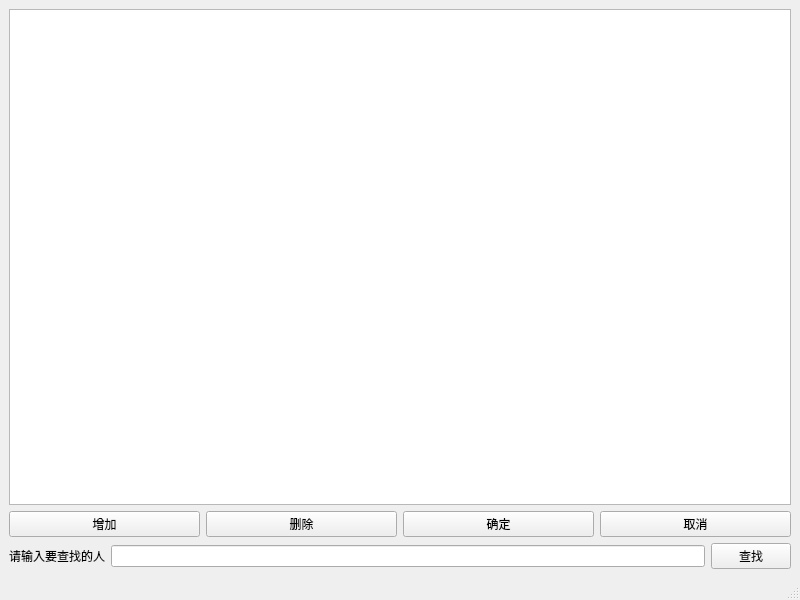
<?xml version="1.0" encoding="UTF-8"?>
<ui version="4.0">
 <class>MainWindow</class>
 <widget class="QMainWindow" name="MainWindow">
  <property name="geometry">
   <rect>
    <x>0</x>
    <y>0</y>
    <width>800</width>
    <height>600</height>
   </rect>
  </property>
  <property name="maximumSize">
   <size>
    <width>1000</width>
    <height>1000</height>
   </size>
  </property>
  <property name="windowTitle">
   <string>MainWindow</string>
  </property>
  <widget class="QWidget" name="centralwidget">
   <property name="maximumSize">
    <size>
     <width>1000</width>
     <height>1000</height>
    </size>
   </property>
   <layout class="QVBoxLayout" name="verticalLayout">
    <item>
     <widget class="QTableView" name="tableView"/>
    </item>
    <item>
     <layout class="QHBoxLayout" name="horizontalLayout">
      <item>
       <widget class="QPushButton" name="m_pBtnAdd">
        <property name="text">
         <string>增加</string>
        </property>
       </widget>
      </item>
      <item>
       <widget class="QPushButton" name="m_pBtnDel">
        <property name="text">
         <string>删除</string>
        </property>
       </widget>
      </item>
      <item>
       <widget class="QPushButton" name="m_pBtnSure">
        <property name="text">
         <string>确定</string>
        </property>
       </widget>
      </item>
      <item>
       <widget class="QPushButton" name="m_pBtnCancel">
        <property name="text">
         <string>取消</string>
        </property>
       </widget>
      </item>
     </layout>
    </item>
    <item>
     <layout class="QHBoxLayout" name="horizontalLayout_2">
      <item>
       <widget class="QLabel" name="label">
        <property name="text">
         <string>请输入要查找的人</string>
        </property>
       </widget>
      </item>
      <item>
       <widget class="QLineEdit" name="lineEdit"/>
      </item>
      <item>
       <widget class="QPushButton" name="m_pBtnFind">
        <property name="text">
         <string>查找</string>
        </property>
       </widget>
      </item>
     </layout>
    </item>
   </layout>
  </widget>
  <widget class="QMenuBar" name="menubar">
   <property name="geometry">
    <rect>
     <x>0</x>
     <y>0</y>
     <width>800</width>
     <height>17</height>
    </rect>
   </property>
  </widget>
  <widget class="QStatusBar" name="statusbar"/>
 </widget>
 <resources/>
 <connections/>
</ui>
